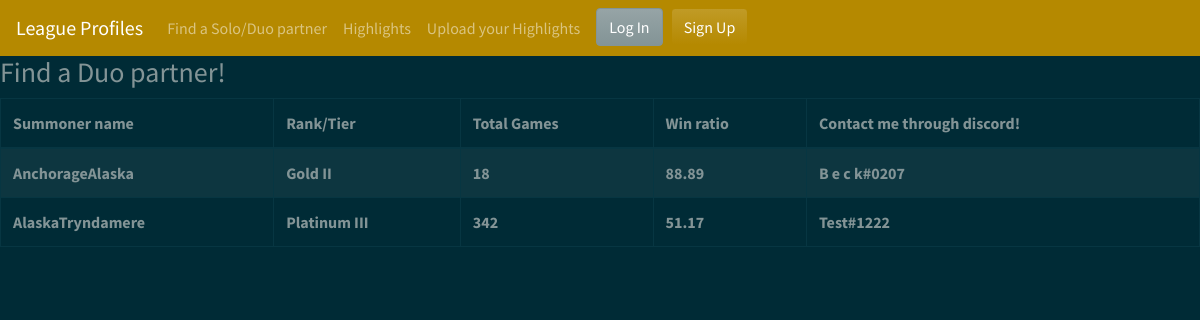
The app's page /, older data.
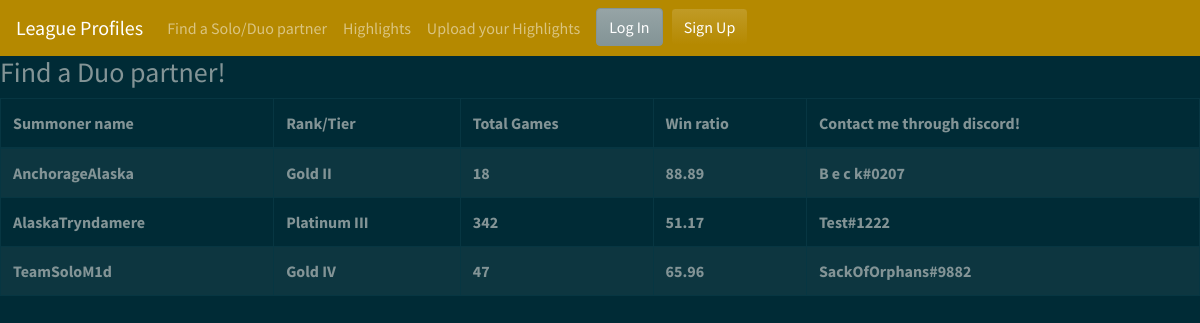
The same page, newer data.
### api/models.py (models this page shows, shortened)
class Api(models.Model):
    user = models.OneToOneField(settings.AUTH_USER_MODEL, on_delete=models.CASCADE, null = True, unique=True, related_name='test')
    summoner_name = models.CharField(max_length=16, unique=False)
    discord_username_and_tag = models.CharField(max_length=37, null=True)
    tier = models.CharField(max_length=8, null=True)
    rank = models.CharField(max_length=5, null=True)
    winrate = models.FloatField(null=True)
    total_games = models.IntegerField(null=True)

### api/views.py (the view)
# urls.py: path('', ApiView.as_view(), name='find'),
class ApiView(ListView):
    model = Api
    template_name = 'find.html'
    def get(self, request):
        apis = Api.objects.all()
        return render(request, self.template_name, {
           'apis': apis,
        })

### api/templates/find.html (shortened to what this page needs)
{% extends 'base.html' %}
{% block content %}
<body>
    {% include 'partials/navbar.html' %}
    <div class="span7">
            <div class="widget stacked widget-table action-table">
                <div class="widget-header">
                    <h3>Find a Duo partner!</h3>
                </div>
                <div class="widget-content">
                    <table class="table table-striped table-bordered">
                        <thead>
                            <tr>
                                <th>Summoner name</th>
                                <th>Rank/Tier</th>
                                <th>Total Games</th>
                                <th>Win ratio</th>
                                <th>Contact me through discord!</th>
                            </tr>
                        </thead>
                        <tbody>
                            {% for object in apis %}
                                <tr>
                                    <th>{{ object.summoner_name }}</th>
                                    <th>{{ object.tier }}  {{ object.rank  }}</th>
                                    <th>{{ object.total_games }}</th>
                                    <th>{{ object.winrate }}</th>
                                    <th>{{ object.discord_username_and_tag }}</th>
                                </tr>
                            {% endfor %}
                        </tbody>
                    </table>
                </div>
            </div>
    </div>
</body>
{% endblock %}

### templates/base.html (shortened to what this page needs)
<!DOCTYPE html>
<html>
    <head>
        <link rel="stylesheet" href="https://stackpath.bootstrapcdn.com/bootstrap/4.3.1/css/bootstrap.min.css">
        <link rel="stylesheet" href="https://bootswatch.com/4/solar/bootstrap.min.css">
    </head>
    {% block content %}
    {% endblock %}
</html>

### api/templates/partials/navbar.html (shortened to what this page needs)
<nav class="navbar navbar-expand-lg navbar-dark bg-primary">
    <a class="navbar-brand" href="#">League Profiles</a>
    <div class="collapse navbar-collapse" id="navbarColor01">
        <ul class="navbar-nav mr-auto">
            <li class="nav-item">
                <a class="nav-link" href="/">Find a Solo/Duo partner</a>
            </li>
            <li class="nav-item">
                    <a class="nav-link" href="/highlights">Highlights</a>
            </li>
            <li class="nav-item">
                    <a class="nav-link" href="/upload">Upload your Highlights</a>
            </li>
            <li class="nav-item">
                <form class="form-inline my-0 my-lg-0">
                    {% if user.is_authenticated %}
                        <div class="text-white">Hello, <strong>{{ user.username }}</strong>!</div>
                        <a href="/verify" class="btn btn-info ml-4">Verify Account</a>
                        <a href="{% url 'logout' %}" class="btn btn-warning ml-2">Log Out</a>
                    {% else %}
                    <a href="/accounts/login" class="btn btn-secondary ml-2">Log In</a>
                    <a href="/accounts/signup" class="btn btn-primary ml-2">Sign Up</a>
                    {% endif %}
                    </form>
            </li>
            </ul>
    </div>
</nav>

Row changes from the older to the newer data that the page shows:
added Api: summoner_name "TeamSoloM1d", tier "Gold", rank "IV", total_games "47", winrate "65.96", discord_username_and_tag "SackOfOrphans#9882"
